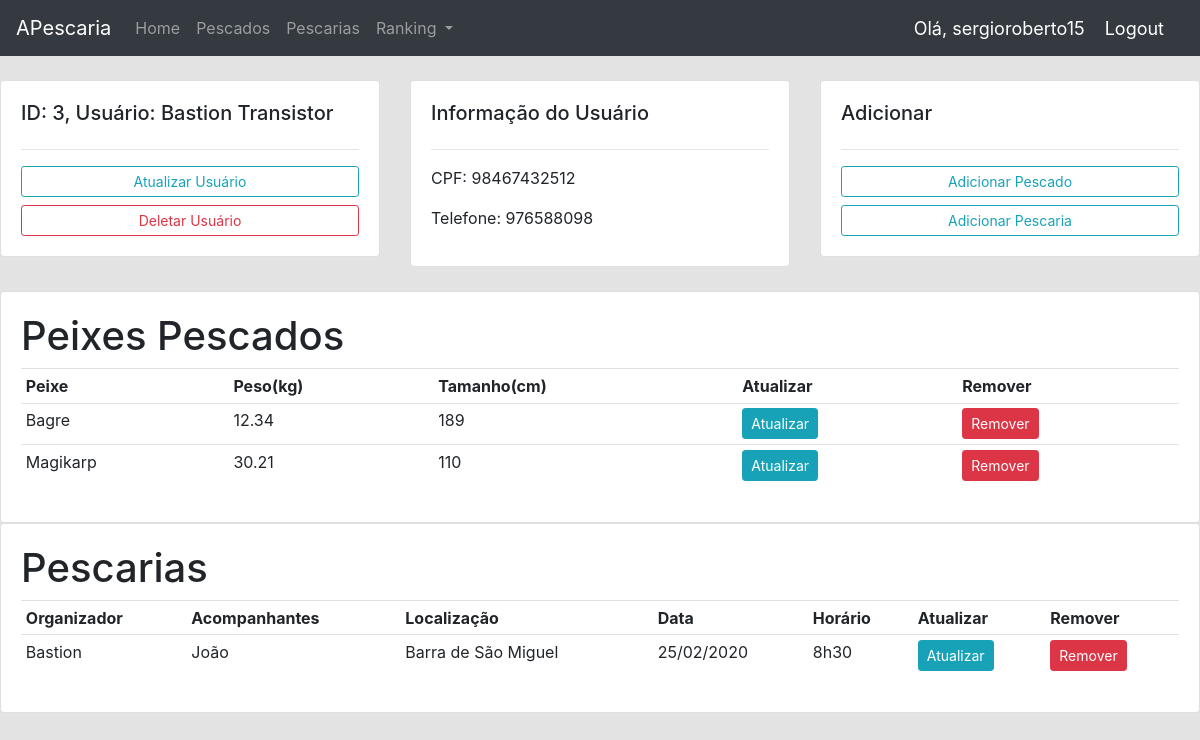
The app's page /usuario/3/ (signed in) with its own data.
### accounts/models.py (models this page shows, shortened)
class Usuario(models.Model):
    user = models.OneToOneField(User, null=True, on_delete=models.CASCADE)
    nome = models.CharField(max_length=20)
    sobrenome = models.CharField(max_length=20, null=True)
    telefone = models.CharField(max_length=11, blank=True, null=True)
    cpf = models.CharField(max_length=11, null=True)
    endereco = models.CharField(max_length=50, blank=True, null=True)
    def __str__(self):
        return self.nome

class Pescado(models.Model):
    nome = models.CharField(max_length=30, null=True)
    massa = models.DecimalField(max_digits=5, decimal_places=2 , null=True)
    tamanho = models.IntegerField(null=True)
    quemPescou = models.ForeignKey(Usuario, null=True, on_delete=models.SET_NULL)

class Pescaria(models.Model):
    organizador = models.ForeignKey(Usuario, null=True, on_delete=models.SET_NULL)
    dia = models.CharField(max_length=10)
    hora = models.CharField(max_length=10, blank=True, null=True)
    amigos = models.CharField(max_length=50, blank=True, null=True)
    localizacao = models.CharField(max_length=50, null=True)

### accounts/views.py (the view)
# urls.py: path('usuario/<str:pk>/', usuario_view, name="usuario"),
@login_required(login_url='login')
def usuario_view(request, pk):
    usuario = Usuario.objects.get(id=pk)
    pescado = usuario.pescado_set.all()
    pescarias = usuario.pescaria_set.all()
    context = {'usuario': usuario, 'pescados': pescado, 'pescarias': pescarias}
    return render(request, "usuario.html", context)

### templates/usuario.html
{% extends 'base.html' %}
{% block content %}
<br>
<div class="row">
	<div class="col-md">
		<div class="card card-body">
			<h5>ID: {{usuario.id}}, Usuário: {{usuario.nome}} {{usuario.sobrenome}}</h5>
			<hr>
			<a class="btn btn-outline-info  btn-sm btn-block" href="{% url 'atualizar_usuario' usuario.id %}">Atualizar Usuário</a>
			<a class="btn btn-outline-danger  btn-sm btn-block" href="{% url 'deletar_usuario' usuario.id %}">Deletar Usuário</a>
		</div>
	</div>
	<div class="col-md">
		<div class="card card-body">
			<h5>Informação do Usuário</h5>
			<hr>
			<p>CPF: {{usuario.cpf}} </p>
			<p>Telefone: {{usuario.telefone}} </p>
		</div>
	</div>
	<div class="col-md">
		<div class="card card-body">
			<h5>Adicionar</h5>
			<hr>
			<a class="btn btn-outline-info  btn-sm btn-block" href="{% url 'criar_pescado' %}">Adicionar Pescado</a>
			<a class="btn btn-outline-info  btn-sm btn-block" href="{% url 'criar_pescaria' %}">Adicionar Pescaria</a>
		</div>
	</div>
</div>
<br>
<div class="row">
	<div class="col-md">
		<div class="card card-body">
			<table class="table table-sm">
				<h1>Peixes Pescados</h1>
				<tr>
					<th>Peixe</th>
					<th>Peso(kg)</th>
					<th>Tamanho(cm)</th>
					<th>Atualizar</th>
					<th>Remover</th>
				</tr>
				{% for pescado in pescados %}
				<tr>
					<td>{{pescado.nome}}</td>
					<td>{{pescado.massa}}</td>
					<td>{{pescado.tamanho}}</td>
					<td><a class="btn btn-sm btn-info" href="{% url 'atualizar_pescado' pescado.id %}">Atualizar</a> </td>
					<td><a class="btn btn-sm btn-danger" href="{% url 'deletar_pescado' pescado.id %}">Remover</a> </td>
				</tr>
				{% endfor %}
			</table>
		</div>
	</div>
</div>
<div class="row">
	<div class="col-md">
		<div class="card card-body">
			<table class="table table-sm">
				<h1>Pescarias</h1>
				<tr>
					<th>Organizador</th>
					<th>Acompanhantes</th>
					<th>Localização</th>
					<th>Data</th>
					<th>Horário</th>
					<th>Atualizar</th>
					<th>Remover</th>
				</tr>
				{% for pescaria in pescarias %}
				<tr>
					<td>{{pescaria.organizador}}</td>
					<td>{{pescaria.amigos}}</td>
					<td>{{pescaria.localizacao}}</td>
					<td>{{pescaria.dia}}</td>
					<td>{{pescaria.hora}}</td>
					<td><a class="btn btn-sm btn-info" href="{% url 'atualizar_pescaria' pescaria.id %}">Atualizar</a> </td>
					<td><a class="btn btn-sm btn-danger" href="{% url 'deletar_pescaria' pescaria.id %}">Remover</a> </td>
				</tr>
				{% endfor %}
			</table>
		</div>
	</div>
</div>
{% endblock %}

### templates/navbar.html (shortened to what this page needs)
{% load static %}
<nav class="navbar navbar-expand-lg navbar-dark bg-dark">
  <a class="navbar-brand" href="{% url 'home' %}">APescaria</a>
  <div class="collapse navbar-collapse" id="navbarSupportedContent">
    <ul class="navbar-nav mr-auto">
      <li class="nav-item">
        <a class="nav-link" href="{% url 'home' %}">Home <span class="sr-only">(current)</span></a>
      </li>
      <li class="nav-item">
        <a class="nav-link" href="{% url 'pescado' %}">Pescados</a>
      </li>
      <li class="nav-item">
        <a class="nav-link" href="{% url 'pescaria' %}">Pescarias</a>
      </li>
      <li class="nav-item dropdown">
        <a class="nav-link dropdown-toggle" href="#" id="navbarDropdown" role="button" data-toggle="dropdown" aria-haspopup="true" aria-expanded="false">
          Ranking
        </a>
      </li>
    </ul>
  </div>
  <span class="hello-msg">Olá, {{request.user}}</span>
  <span><a class="hello-msg" href="{% url 'logout' %}">Logout</a> </span>
</nav>

### templates/base.html (style rules this page uses)
body { background-color: #e3e3e3; }

### templates/navbar.html (style rules this page uses)
.hello-msg { font-size: 18px; color: #fff; margin-right: 20px; }

### records on screen
Usuario: id "3", nome "Bastion", sobrenome "Transistor", cpf "98467432512", telefone "976588098"
Pescado: nome "Bagre", massa "12.34", tamanho "189"
Pescado: nome "Magikarp", massa "30.21", tamanho "110"
Pescaria: organizador "Bastion", amigos "João", localizacao "Barra de São Miguel", dia "25/02/2020", hora "8h30"

### other values on screen
{{ request.user }} "sergioroberto15"
